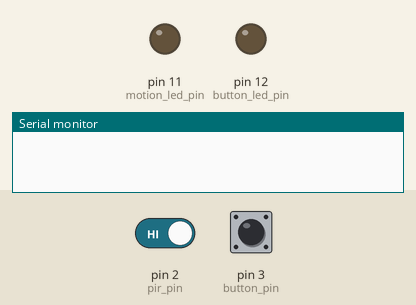
The sketch below on a simulated Arduino Uno, built with avr-gcc and run on an emulated ATmega328P. Parts: output pins drawn as LEDs (lit = HIGH), the last lines printed to the serial monitor. The test bench sets the inputs (shaded band); at power-on: pin 2 (pir_pin) HIGH, pin 3 (button_pin) HIGH.

Above: at 1.2 s.
1.3 s: pin 2 (pir_pin) driven LOW
At 2.1 s:
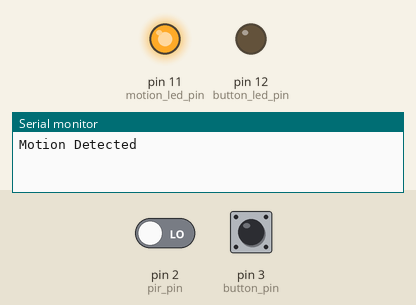
2.8 s: pin 3 (button_pin) pulled LOW for 0.15 s
At 3.3 s:
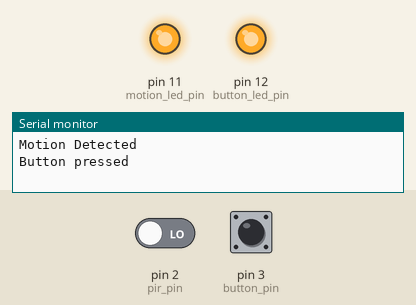
4.4 s: pin 2 (pir_pin) driven HIGH
At 5.6 s:
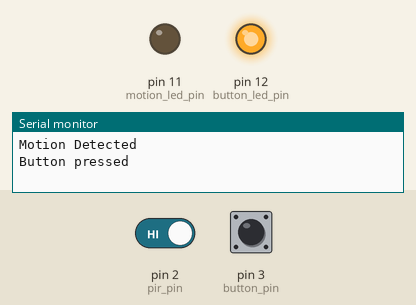
5.9 s: pin 3 (button_pin) pulled LOW for 1 s
At 6.9 s:
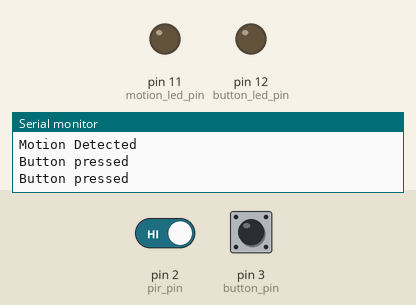
8.4 s: pin 3 (button_pin) pulled LOW for 3.2 s
At 8.8 s:
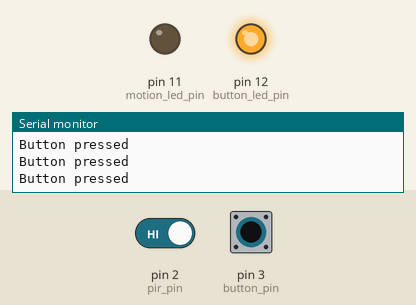
Timing chart, 0 to 11.4 s (numbered marks = the images above; inputs shaded):
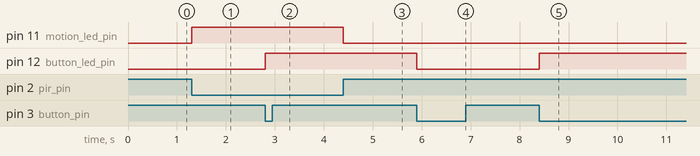

The sketch:

source.ino
```cpp
// Define pins
const byte motion_led_pin = 11;
const byte button_led_pin = 12;
const byte pir_pin = 2;
const byte button_pin = 3;

void setup()
{
  // Output LED
  pinMode(motion_led_pin, OUTPUT);
  pinMode(button_led_pin, OUTPUT);

  // Attach interrupt for PIR sensor
  attachInterrupt(digitalPinToInterrupt(pir_pin), motion_detected, CHANGE);
  attachInterrupt(digitalPinToInterrupt(button_pin), button_press, FALLING);

  // Initialise serial monitor
  Serial.begin(9600);
}

// State variables
int motion = 0;
int button = 0;
// Previous state variables
int motion_prev;
int button_prev;

void loop() {
  // Write led pins (if 0, off, if 1, on)
  digitalWrite(motion_led_pin, motion);
  digitalWrite(button_led_pin, button);

  // Print motion state if changed & motion detected
  if (motion_prev != motion && motion) {
    Serial.println("Motion Detected");
  }

  // Print button state if pressed
  if (button_prev != button) {
    Serial.println("Button pressed");
  }

  // Update previous states
  motion_prev = motion;
  button_prev = button;
  delay(100);
}


void motion_detected() {
  // Flip motion variable
  motion = !motion;
}

void button_press() {
  // Flip button variable
  button = !button;
}
```

Measured:
- after the input at 1.3 s, pin 11 (motion_led_pin): LOW → HIGH at once
- after the input at 2.8 s, pin 12 (button_led_pin): LOW → HIGH at once
- after the input at 4.4 s, pin 11 (motion_led_pin): HIGH → LOW at once
- after the input at 5.9 s, pin 12 (button_led_pin): HIGH → LOW at once
- after the input at 8.4 s, pin 12 (button_led_pin): LOW → HIGH at once
